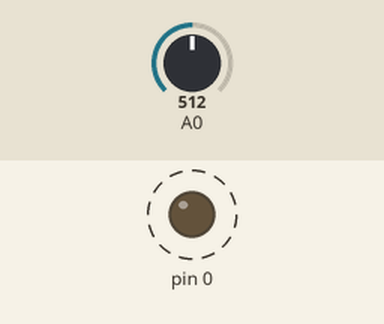
Simulated run of this sketch. Board: Arduino Uno, built with avr-gcc and run on an emulated ATmega328P. Parts: output pins drawn as LEDs (lit = HIGH). Dashed ring = blinking. The test bench sets the inputs (shaded band); at power-on: A0 = 512.

Above: at 1.8 s.
1.9 s: A0 set to 0
At 2.6 s:
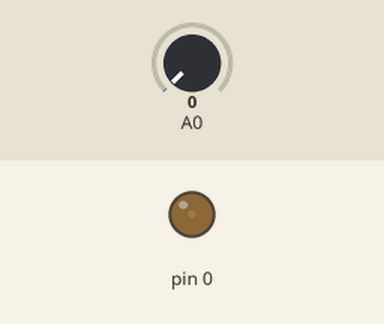
3.6 s: A0 set to 122
At 3.9 s:
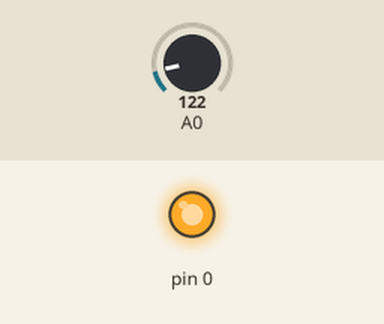
Timing chart, 0 to 13.1 s (numbered marks = the images above; inputs shaded):
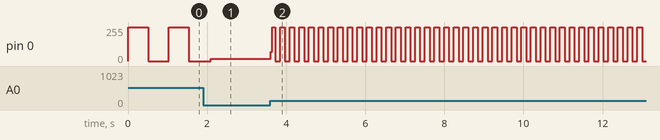

Measured:
- after the input at 3.6 s, pin 0: 16/255 → 68/255 at once, then moves between 0/255 and 255/255, repeating every 0.24 s
- by itself, pin 0: alternates 255/255 for 0.51 s and 0/255 for 0.51 s

The sketch:

potSensor.ino
```cpp
int sensorValue;
void setup() {
 pinMode(0,OUTPUT);
}

void loop() {
  sensorValue = analogRead(A0);
  digitalWrite(0,HIGH);
  delay(sensorValue);
  digitalWrite(0,LOW);
  delay(sensorValue);

}
```
